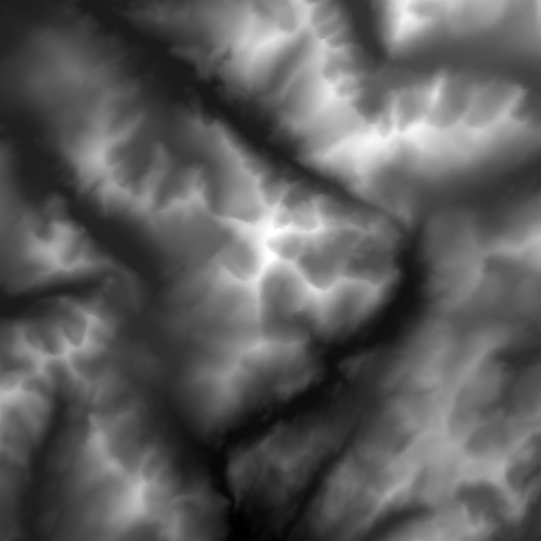
#> input picture heightmap.png, 1081 x 1081 px (shown at 1/2 size)
$ python main.py
#> lines starting #> are read from the running program, lines starting #| are printed output that depends on the picture
### terrain.py
import numpy as np
from PIL import Image
from config import *

# ==========================================
# LOAD TERRAIN
# ==========================================

def generate_terrain():

    img = Image.open(
        "heightmap.png"
    ).convert("L")

    height_data = np.array(
        img
    ).astype(np.float32)

    # NORMALIZE

    height_data = (
        height_data - height_data.min()
    ) / (
        height_data.max() - height_data.min()
    )

    # SMOOTH TERRAIN

    for _ in range(8):

        height_data = (

            np.roll(height_data, 1, axis=0) +

            np.roll(height_data, -1, axis=0) +

            np.roll(height_data, 1, axis=1) +

            np.roll(height_data, -1, axis=1) +

            height_data

        ) / 5.0

    # REDUCE RESOLUTION

    height_data = height_data[::2, ::2]
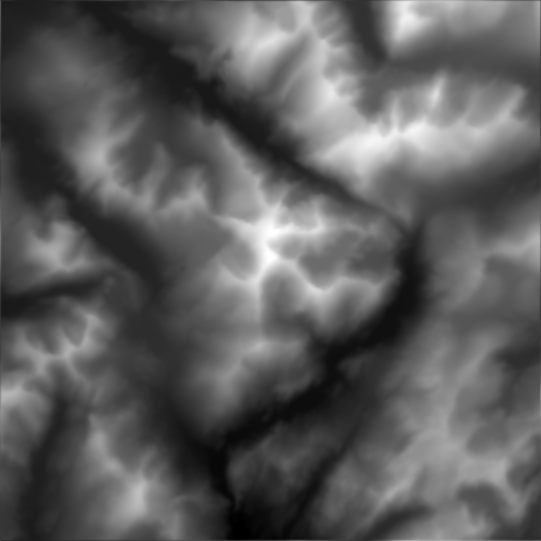
#> height_data: shape (541, 541) float32; min 0, max 1, mean 0.364

    rows, cols = height_data.shape
#> rows = 541; cols = 541

    terrain_points = []

    terrain_colors = []

    # GENERATE POINTS

    for i in range(rows):

        for j in range(cols):

            x = i * GRID_SCALE

            y = j * GRID_SCALE

            z = (
                height_data[i, j]
                * TERRAIN_HEIGHT
            )

            terrain_points.append([
                x,
                y,
                z
            ])

            terrain_colors.append([
                0,
                0.7,
                0
            ])
#> after the loop, terrain_colors = 292681 items; terrain_points = 292681 items

    return (

        np.array(terrain_points),

        np.array(terrain_colors),

        height_data,

        rows,

        cols

    )

### lidar_sensor.py
import numpy as np
from config import *

# ==========================================
# ROTATING LIDAR SCAN
# ==========================================

def generate_lidar_rays():

    rays = []

    # FULL ROTATION

    yaw_angles = np.arange(

        0,

        360,

        ANGULAR_RESOLUTION

    )

    # VERTICAL CHANNELS

    pitch_angles = np.linspace(

        -FOV_VERTICAL / 2,

        FOV_VERTICAL / 2,

        32

    )

    # ==========================================
    # ROTATING SCAN
    # ==========================================

    for yaw in yaw_angles:

        for pitch in pitch_angles:

            yaw_rad = np.radians(yaw)

            pitch_rad = np.radians(pitch)

            # DIRECTION VECTOR

            direction = np.array([

                np.cos(pitch_rad)
                * np.cos(yaw_rad),

                np.cos(pitch_rad)
                * np.sin(yaw_rad),

                np.sin(pitch_rad)

            ])

            direction = (
                direction /
                np.linalg.norm(direction)
            )

            # ==========================================
            # BEAM DIVERGENCE
            # ==========================================

            divergence = np.random.normal(

                0,

                BEAM_DIVERGENCE * 0.001,

                3

            )

            direction += divergence

            direction = (
                direction /
                np.linalg.norm(direction)
            )

            rays.append(direction)

    return np.array(rays)

# ==========================================
# MEMS OSCILLATION PATTERN
# ==========================================

def generate_mems_pattern(num_points=5000):

    rays = []

    t = np.linspace(0, 20, num_points)

    for k in t:

        yaw = 60 * np.sin(2 * k)

        pitch = 20 * np.sin(3 * k)

        yaw_rad = np.radians(yaw)

        pitch_rad = np.radians(pitch)

        direction = np.array([

            np.cos(pitch_rad)
            * np.cos(yaw_rad),

            np.cos(pitch_rad)
            * np.sin(yaw_rad),

            np.sin(pitch_rad)

        ])

        direction = (
            direction /
            np.linalg.norm(direction)
        )

        rays.append(direction)

    return np.array(rays)

### tof_model.py
import numpy as np

# SPEED OF LIGHT

C = 3e8

# ==========================================
# TIME OF FLIGHT
# ==========================================

def calculate_tof(distance):

    tof = (
        2 * distance
    ) / C

    return tof

# ==========================================
# MATERIAL REFLECTIVITY
# ==========================================

def material_reflectivity(z):

    # HIGHLY REFLECTIVE

    if z > 9:

        return 0.95

    # NORMAL TERRAIN

    elif z > 4:

        return 0.65

    # ABSORBING MATERIAL

    else:

        return 0.25

# ==========================================
# RETURN INTENSITY
# ==========================================

def calculate_intensity(

    distance,
    reflectivity

):

    intensity = (

        reflectivity /

        (distance ** 2 + 1)

    )

    return intensity

# ==========================================
# ATMOSPHERIC ATTENUATION
# ==========================================

def atmospheric_attenuation(

    intensity,
    alpha=0.01,
    distance=1

):

    attenuated = (

        intensity *

        np.exp(-alpha * distance)

    )

    return attenuated

# ==========================================
# PHANTOM RETURNS
# ==========================================

def generate_phantom_point(point):

    phantom = point.copy()

    phantom += np.random.normal(

        0,

        0.5,

        3

    )

    phantom[2] += np.random.uniform(

        0.5,

        2.0

    )

    return phantom

# ==========================================
# MULTIPATH REFLECTION
# ==========================================

def multipath_reflection(point):

    reflected = point.copy()

    reflected[0] += np.random.uniform(-1, 1)

    reflected[1] += np.random.uniform(-1, 1)

    reflected[2] *= 0.8

    return reflected

### atmosphere.py
import numpy as np

# ==========================================
# FOG EFFECT
# ==========================================

def apply_fog(

    intensity,
    distance,
    fog_density=0.02

):

    attenuation = np.exp(

        -fog_density * distance

    )

    return intensity * attenuation

# ==========================================
# RAIN EFFECT
# ==========================================

def apply_rain(

    intensity,
    distance,
    rain_density=0.01

):

    attenuation = np.exp(

        -rain_density * distance

    )

    return intensity * attenuation

# ==========================================
# DUST INTERFERENCE
# ==========================================

def apply_dust(

    intensity,
    distance,
    dust_density=0.015

):

    attenuation = np.exp(

        -dust_density * distance

    )

    random_scatter = np.random.uniform(

        0.85,
        1.0

    )

    return intensity * attenuation * random_scatter

# ==========================================
# SUNLIGHT INTERFERENCE
# ==========================================

def apply_sunlight(

    intensity,
    sunlight_strength=0.1

):

    noise = np.random.normal(

        0,

        sunlight_strength

    )

    return max(

        intensity - noise,

        0

    )

# ==========================================
# SENSOR NOISE
# ==========================================

def add_noise(

    point,
    sigma=0.03

):

    noise = np.random.normal(

        0,

        sigma,

        3

    )

    return point + noise

# ==========================================
# VISIBILITY CHECK
# ==========================================

def visibility_check(

    intensity,
    threshold=0.001

):

    return intensity > threshold

### main.py
import open3d as o3d
import numpy as np

from terrain import generate_terrain

from lidar_sensor import (
    generate_lidar_rays,
    generate_mems_pattern
)

from tof_model import (

    calculate_tof,
    calculate_intensity,
    atmospheric_attenuation,
    material_reflectivity,
    generate_phantom_point,
    multipath_reflection

)

from atmosphere import (

    apply_fog,
    apply_rain,
    apply_dust,
    apply_sunlight,
    add_noise,
    visibility_check

)

from config import *

# ==========================================
# LOAD TERRAIN
# ==========================================

print("Loading terrain...")

terrain_points, terrain_colors, height_data, rows, cols = generate_terrain()
#> rows = 541; cols = 541

# ==========================================
# GENERATE SENSOR PATTERNS
# ==========================================

print("Generating LiDAR scan patterns...")

rays = generate_lidar_rays()
mems_rays = generate_mems_pattern()

# ==========================================
# STORAGE
# ==========================================

final_points = []
final_colors = []

# ==========================================
# MAIN SIMULATION
# ==========================================

print("Running physics-based LiDAR simulation...")

# ==========================================
# FINAL REALISTIC SCAN SETTINGS
# ==========================================

sample_step = 3

for idx, point in enumerate(terrain_points):

    x, y, z = point

    # ==========================================
    # REALISTIC SCANLINE STRUCTURE
    # ==========================================

    scan_band = int(y * 2)

    if scan_band % 2 != 0:
        continue

    # ==========================================
    # SPARSE BEAM SAMPLING
    # ==========================================

    if idx % sample_step != 0:
        continue

    # ==========================================
    # DISTANCE
    # ==========================================

    distance = np.linalg.norm(point)

    # ==========================================
    # SENSOR RANGE LIMIT
    # ==========================================

    if distance > MAX_RANGE:
        continue

    # ==========================================
    # DROPPED RETURNS
    # ==========================================

    drop_probability = 0.05

    distance_factor = min(

        distance / MAX_RANGE,

        1.0

    )

    drop_probability += distance_factor * 0.15

    if np.random.rand() < drop_probability:
        continue

    # ==========================================
    # TIME OF FLIGHT
    # ==========================================

    tof = calculate_tof(distance)

    # ==========================================
    # MATERIAL REFLECTIVITY
    # ==========================================

    reflectivity = material_reflectivity(z)

    # ==========================================
    # LASER RETURN INTENSITY
    # ==========================================

    intensity = calculate_intensity(

        distance,

        reflectivity

    )

    # ==========================================
    # ATMOSPHERIC ATTENUATION
    # ==========================================

    intensity = atmospheric_attenuation(

        intensity,

        alpha=0.01,

        distance=distance

    )

    # ==========================================
    # FOG EFFECT
    # ==========================================

    intensity = apply_fog(

        intensity,

        distance,

        fog_density=0.035

    )

    # ==========================================
    # RAIN EFFECT
    # ==========================================

    intensity = apply_rain(

        intensity,

        distance,

        rain_density=0.01

    )

    # ==========================================
    # DUST EFFECT
    # ==========================================

    intensity = apply_dust(

        intensity,

        distance,

        dust_density=0.025

    )

    # ==========================================
    # SUNLIGHT INTERFERENCE
    # ==========================================

    intensity = apply_sunlight(

        intensity,

        sunlight_strength=0.03

    )

    # ==========================================
    # DETECTION THRESHOLD
    # ==========================================

    visible = visibility_check(

        intensity,

        threshold=DETECTION_THRESHOLD

    )

    if not visible:
        continue

    # ==========================================
    # SENSOR NOISE / CLOCK JITTER
    # ==========================================

    noisy_point = add_noise(

        point,

        sigma=0.03

    )

    final_points.append(noisy_point)

    # ==========================================
    # PHANTOM RETURNS
    # ==========================================

    if np.random.rand() < 0.008:

        phantom = generate_phantom_point(

            noisy_point

        )

        final_points.append(phantom)

        final_colors.append([1, 1, 0])

    # ==========================================
    # MULTIPATH REFLECTIONS
    # ==========================================

    if np.random.rand() < 0.008:

        reflected = multipath_reflection(

            noisy_point

        )

        final_points.append(reflected)

        final_colors.append([1, 0, 1])

    # ==========================================
    # SAFE ZONE DETECTION
    # ==========================================

    safe_zone = False

    ix = int(x / GRID_SCALE)
    iy = int(y / GRID_SCALE)

    if (

        ix > 2 and
        iy > 2 and
        ix < rows - 2 and
        iy < cols - 2

    ):

        local_patch = height_data[
            ix-2:ix+2,
            iy-2:iy+2
        ]

        variation = np.std(local_patch)

        if variation < 0.015:

            safe_zone = True

    # ==========================================
    # OBSTACLE DETECTION
    # ==========================================

    obstacle = False

    if z > TERRAIN_HEIGHT * 0.6:
        obstacle = True

    # ==========================================
    # FINAL COLORING
    # ==========================================

    if obstacle:

        color = [1, 0, 0]

    elif safe_zone:

        color = [0, 0.4, 1]

    else:

        color = [0, 0.7, 0]

    final_colors.append(color)
#> this loop made 292681 passes
#> (point, y, z, scan_band, distance, drop_probability, distance_factor, tof) on passes 1, 4, 10, 16, 43: ([0, 0, 3.5], 0, 3.5, 0, 3.5, 0.0552, 0.035, 2.33e-08), ([0, 0.45, 1.85], 0.45, 1.85, 0, 1.91, 0.0529, 0.0191, 1.27e-08), ([0, 1.35, 1.86], 1.35, 1.86, 2, 2.3, 0.0534, 0.023, 1.53e-08), ([0, 2.25, 1.61], 2.25, 1.61, 4, 2.77, 0.0541, 0.0277, 1.84e-08), ([0, 6.3, 1.51], 6.3, 1.51, 12, 6.48, 0.0597, 0.0648, 4.32e-08)
#> (y, z, scan_band, distance, drop_probability, distance_factor, tof, intensity) on passes 70, 76, 121, 124, 130, 136: (10.35, 2.24, 20, 10.59, 0.0659, 0.106, 7.06e-08, 0.0232), (11.25, 2.21, 22, 11.47, 0.0672, 0.115, 7.64e-08, 0.00712), (18, 2.5, 36, 18.17, 0.0773, 0.182, 1.21e-07, 0.0138), (18.45, 2.4, 36, 18.61, 0.0779, 0.186, 1.24e-07, 0.00425), (19.35, 2.33, 38, 19.49, 0.0792, 0.195, 1.3e-07, 0.0376), (20.25, 2.51, 40, 20.4, 0.0806, 0.204, 1.36e-07, 0.0186)

# ==========================================
# CONVERT ARRAYS
# ==========================================

final_points = np.array(final_points)
final_colors = np.array(final_colors)

# ==========================================
# CREATE POINT CLOUD
# ==========================================

pcd = o3d.geometry.PointCloud()

pcd.points = o3d.utility.Vector3dVector(
    final_points
)

pcd.colors = o3d.utility.Vector3dVector(
    final_colors
)

# ==========================================
# SAVE OUTPUT
# ==========================================

o3d.io.write_point_cloud(
    "final_complete_lidar_scan.pcd",
    pcd
)

print("Main point cloud saved")

# ==========================================
# SURFACE NORMAL ESTIMATION
# ==========================================

print("Estimating surface normals...")

pcd.estimate_normals(

    search_param=o3d.geometry.KDTreeSearchParamHybrid(

        radius=1.0,
        max_nn=30

    )

)

pcd.normalize_normals()

# ==========================================
# SAVE SURFACE FITTED CLOUD
# ==========================================

o3d.io.write_point_cloud(
    "surface_fitted_cloud.pcd",
    pcd
)

print("Surface fitting completed")

# ==========================================
# SLAM READY MAP
# ==========================================

slam_downsampled = pcd.voxel_down_sample(
    voxel_size=0.3
)

o3d.io.write_point_cloud(
    "slam_ready_map.pcd",
    slam_downsampled
)

print("SLAM-ready map exported")

# ==========================================
# METRICS
# ==========================================

print("\n========== SIMULATION METRICS ==========\n")

print(f"Total Final Points : {len(final_points)}")
#| Total Final Points : 20865

print("\n========================================\n")

# ==========================================

# ==========================================
# SAVE OUTPUT FILES
# ==========================================

o3d.io.write_point_cloud(
    "final_complete_lidar_scan.pcd",
    pcd
)

print("Point cloud saved successfully")

try:
    o3d.io.write_point_cloud(
        "slam_ready_map.pcd",
        slam_downsampled
    )
except:
    pass

try:
    o3d.io.write_point_cloud(
        "surface_fitted_cloud.pcd",
        pcd
    )
except:
    pass

print("Simulation completed successfully")
